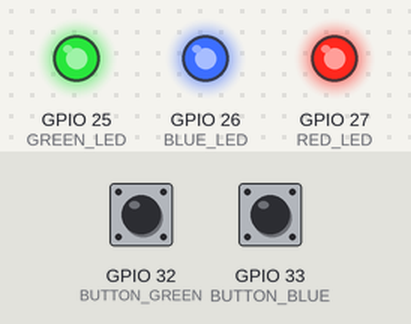
The sketch below on a simulated ESP32. Shown: output pins drawn as LEDs (lit = HIGH). The inputs (shaded band) are chosen by the test bench; at power-on: GPIO 32 (BUTTON_GREEN) HIGH, GPIO 33 (BUTTON_BLUE) HIGH.

Above: at 1.2 s.
1.3 s: GPIO 32 (BUTTON_GREEN) pulled LOW for 0.15 s
At 2.5 s:
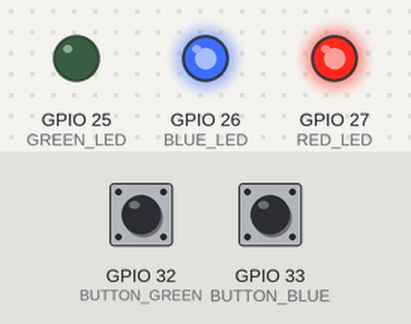
2.9 s: GPIO 33 (BUTTON_BLUE) pulled LOW for 0.15 s
At 3.8 s:
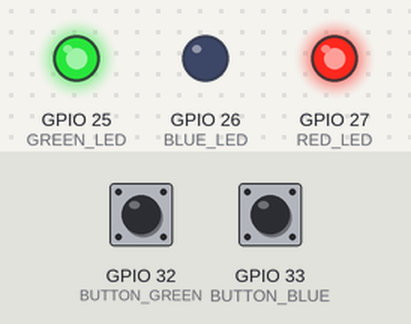
4.5 s: GPIO 32 (BUTTON_GREEN) pulled LOW for 1 s
At 5.0 s:
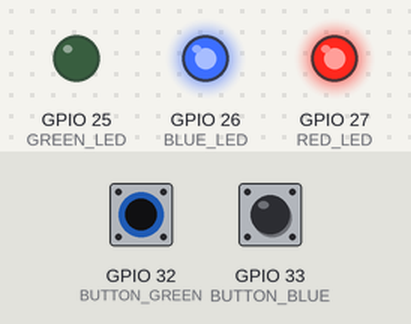
7.0 s: GPIO 33 (BUTTON_BLUE) pulled LOW for 1 s
At 8.1 s:
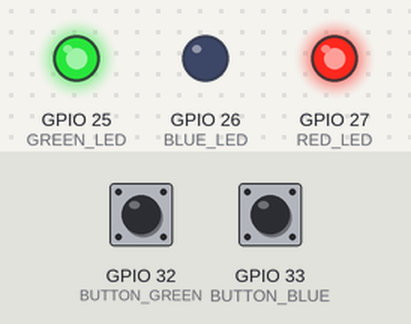
Timing chart, 0 to 10.0 s (numbered marks = the images above; inputs shaded):
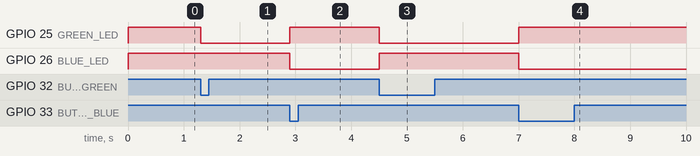

The sketch:

interactive_button.ino
```cpp
// Define LED pins
#define RED_LED 27
#define GREEN_LED 25
#define BLUE_LED 26

// Define button pins
#define BUTTON_GREEN 32
#define BUTTON_BLUE 33

void setup() {
  // Initialize LED pins as OUTPUT
  pinMode(RED_LED, OUTPUT);
  pinMode(GREEN_LED, OUTPUT);
  pinMode(BLUE_LED, OUTPUT);

  // Turn off the LED initially
  digitalWrite(RED_LED, HIGH);
  digitalWrite(GREEN_LED, HIGH);
  digitalWrite(BLUE_LED, HIGH);

  // Initialize button pins with internal pull-up resistors
  pinMode(BUTTON_GREEN, INPUT_PULLUP);
  pinMode(BUTTON_BLUE, INPUT_PULLUP);
}

void loop() {
  if (digitalRead(BUTTON_GREEN) == LOW) {  // Button for Green pressed
    turnAllLedsOff();
    digitalWrite(GREEN_LED, LOW);  // Turn on the GREEN LED
    delay(100);  // Simple debouncing
  }

  if (digitalRead(BUTTON_BLUE) == LOW) {  // Button for Blue pressed
    turnAllLedsOff();
    digitalWrite(BLUE_LED, LOW);  // Turn on the BLUE LED
    delay(100);  // Simple debouncing
  }
}

void turnAllLedsOff() {
  // Turn off all LEDs
  digitalWrite(RED_LED, HIGH);
  digitalWrite(GREEN_LED, HIGH);
  digitalWrite(BLUE_LED, HIGH);
}
```

Measured:
- after the input at 1.3 s, GPIO 25 (GREEN_LED): HIGH → LOW at once
- after the input at 2.9 s, GPIO 25 (GREEN_LED): LOW → HIGH at once; GPIO 26 (BLUE_LED): HIGH → LOW at once
- after the input at 4.5 s, GPIO 25 (GREEN_LED): HIGH → LOW at once; GPIO 26 (BLUE_LED): LOW → HIGH at once
- after the input at 7.0 s, GPIO 25 (GREEN_LED): LOW → HIGH at once; GPIO 26 (BLUE_LED): HIGH → LOW at once
